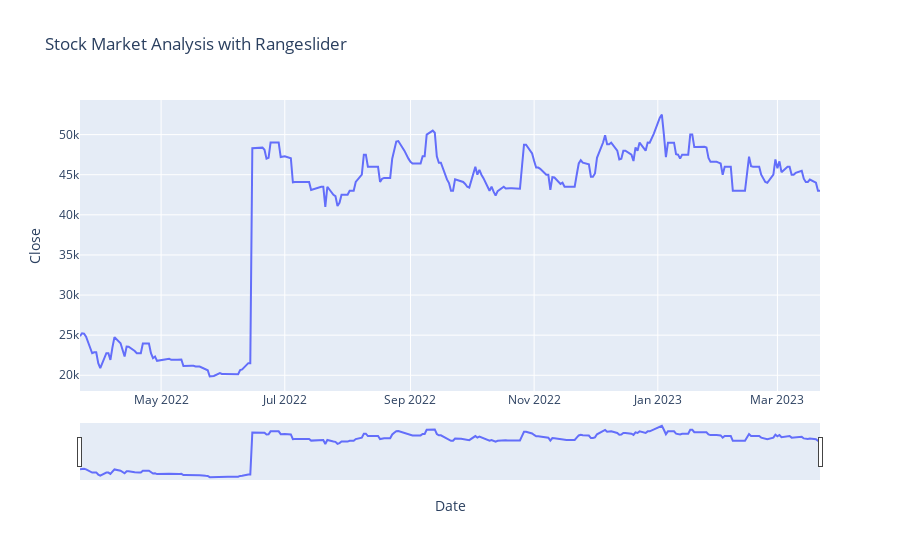

The notebook cell this image was saved under:
### Code cell
figure = px.line(data, x='Date', y='Close', 
                 title='Stock Market Analysis with Rangeslider')
figure.update_xaxes(rangeslider_visible=True)
figure.show()

### Figure 1 — Plotly figure (JSON) as saved in the notebook; plotly's stock layout.template omitted (floating-point values rounded to 4 significant figures; data arrays with more than 128 entries replaced by an {"elided": "..."} marker saying what was removed)
{"data": [{"hovertemplate": "Date=%{x}<br>Close=%{y}<extra></extra>", "legendgroup": "", "line": {"color": "#636efa", "dash": "solid"}, "marker": {"symbol": "circle"}, "mode": "lines", "name": "", "orientation": "v", "showlegend": false, "type": "scatter", "x": {"elided": "253 str values"}, "xaxis": "x", "y": {"elided": "253 float values"}, "yaxis": "y"}], "layout": {"legend": {"tracegroupgap": 0}, "title": {"text": "Stock Market Analysis with Rangeslider"}, "xaxis": {"anchor": "y", "domain": [0, 1], "rangeslider": {"visible": true}, "title": {"text": "Date"}}, "yaxis": {"anchor": "x", "domain": [0, 1], "title": {"text": "Close"}}}}
